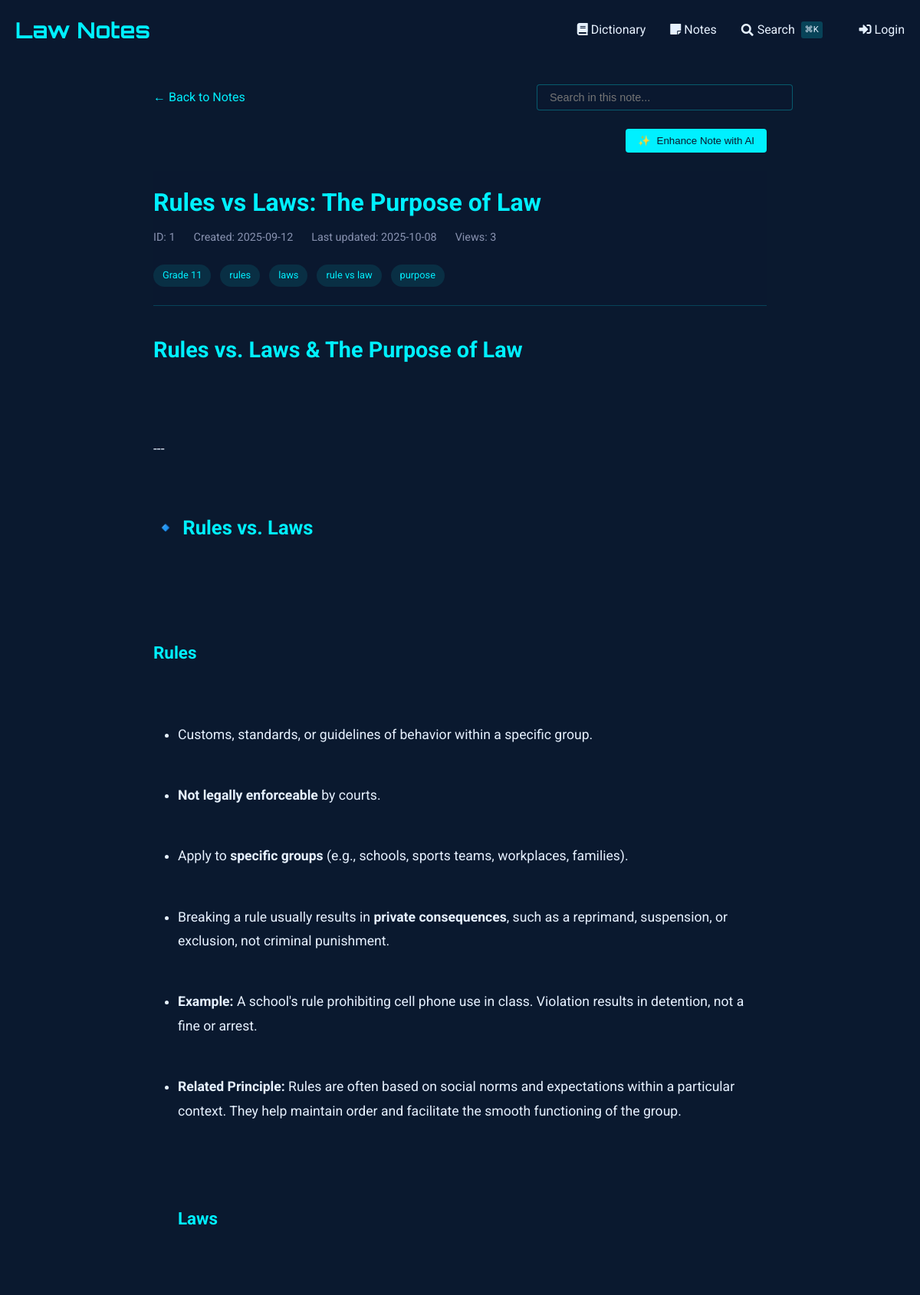
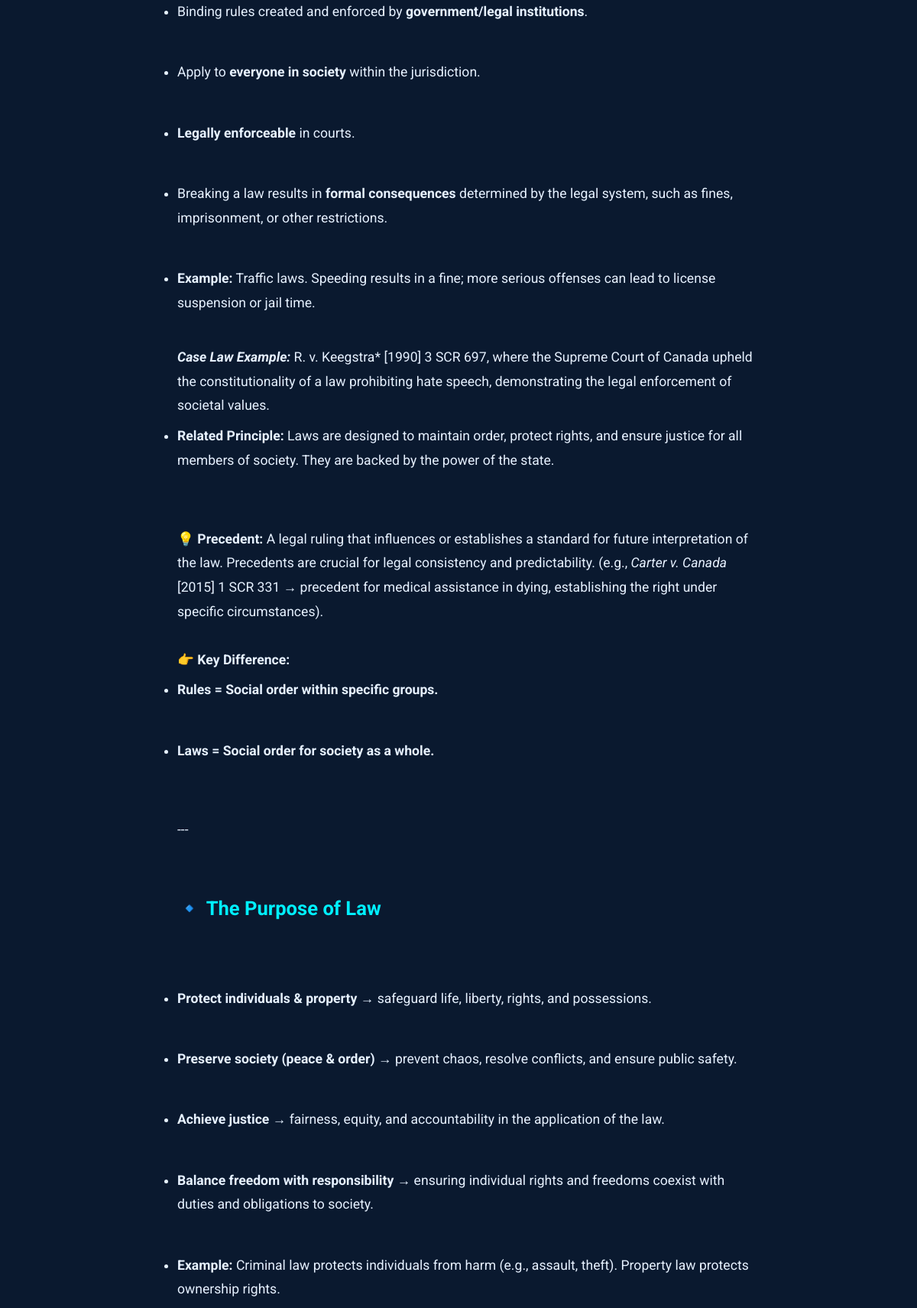
The app's page /notes/view/1 (upper part) with its own data (2 pictures, top to bottom).
### tables this page shows
CREATE TABLE notes (
    id INTEGER PRIMARY KEY AUTOINCREMENT,
    title TEXT NOT NULL,                -- short title for the note
    content TEXT NOT NULL,              -- the full note text
    unit_number INTEGER,                -- optional: to group with course units
    tags TEXT,                          -- comma-separated or JSON for filtering/search
    related_entries TEXT,               -- store glossary ids (e.g., "1,4,5") for cross-linking
    created_at TIMESTAMP DEFAULT CURRENT_TIMESTAMP,
    last_updated TIMESTAMP DEFAULT CURRENT_TIMESTAMP,
    views INTEGER DEFAULT 0,            -- track popularity
    is_favorite BOOLEAN DEFAULT 0,      -- quick flag for starred notes
    comments TEXT                       -- optional: your own thoughts or annotations
, has_worksheet BOOLEAN DEFAULT 0);

### notes_routes.py (the view, shortened to what this page needs)
@notes_bp.route('/view/<int:note_id>')
def view_note(note_id):
    db = SQL("sqlite:///notes.db")
    note = db.execute("""
        SELECT *,
               strftime('%Y-%m-%d', created_at) as created_date,
               strftime('%Y-%m-%d', last_updated) as last_updated
        FROM notes
        WHERE id = :id
    """, id=note_id)
    if not note:
        abort(404)
    note = note[0]
    db.execute("""
        UPDATE notes
        SET views = COALESCE(views, 0) + 1
        WHERE id = :id
    """, id=note_id)
    content = note['content']
    content = re.sub(r'^# (.*?)$', r'<h1>\1</h1>', content, flags=re.MULTILINE)
    content = re.sub(r'^## (.*?)$', r'<h2>\1</h2>', content, flags=re.MULTILINE)
    content = re.sub(r'^### (.*?)$', r'<h3>\1</h3>', content, flags=re.MULTILINE)
    content = re.sub(r'\*\*(.*?)\*\*', r'<strong>\1</strong>', content)
    content = re.sub(r'\*(.*?)\*', r'<em>\1</em>', content)
    content = re.sub(r'^\s*[-*] (.*?)$', r'<li>\1</li>', content, flags=re.MULTILINE)
    content = re.sub(r'(<li>.*</li>)', r'<ul>\1</ul>', content, flags=re.DOTALL)
    content = re.sub(r'^> (.*?)$', r'<blockquote>\1</blockquote>', content, flags=re.MULTILINE)
    content = content.replace('\n', '<br>')
    content = re.sub(
        r'<aside>\s*💡\s*(.*?)\s*</aside>',
        r'<div class="callout"><div class="callout-emoji">💡</div><div class="callout-content">\1</div></div>',
        content,
        flags=re.DOTALL
    )
    sections = re.split(r'(<h[1-3]>.*?</h[1-3]>)', content)
    processed_sections = []
    for i, section in enumerate(sections):
        if section.startswith('<h'):
            processed_sections.append(section)
        elif section.strip():
            if not any(tag in section for tag in ['<p>', '<ul>', '<ol>', '<blockquote>', '<div class="callout">']):
                section = f'<p>{section}</p>'
            processed_sections.append(section)
    processed_content = '\n'.join(processed_sections)
    related_entries = []
    worksheet_images = []
    if note.get('has_worksheet'):
        worksheet_images = get_worksheet_images(note_id)
    return render_template('notes/view.html',
                         note=note,
                         content=processed_content,
                         related_entries=related_entries,
                         worksheet_images=worksheet_images)

### sql.py (called while the page is built, shortened)
def _enable_logging(f):
    import logging
    import functools
    import os
    @functools.wraps(f)
    def decorator(*args, **kwargs):
        try:
            import flask
        except ModuleNotFoundError:
            return f(*args, **kwargs)
        disabled = logging.getLogger("cs50").disabled
        if flask.current_app and os.getenv("FLASK_ENV") == "development":
            logging.getLogger("cs50").disabled = False
        try:
            return f(*args, **kwargs)
        finally:
            logging.getLogger("cs50").disabled = disabled
    return decorator

def _parse_placeholder(token):
    import re
    import sqlparse
    if (
        not isinstance(token, sqlparse.sql.Token)
        or token.ttype != sqlparse.tokens.Name.Placeholder
    ):
        raise TypeError()
    if token.value == "?":
        return "qmark", None
    matches = re.search(r"^:([1-9]\d*)$", token.value)
    if matches:
        return "numeric", int(matches.group(1)) - 1
    matches = re.search(r"^:([a-zA-Z]\w*)$", token.value)
    if matches:
        return "named", matches.group(1)

    def __del__(self):
        self._disconnect()

    def _disconnect(self):
        if hasattr(_data, self._name()):
            getattr(_data, self._name()).close()
            delattr(_data, self._name())

    def _name(self):
        return str(hash(self))

        def connect(dbapi_connection, connection_record):
            try:
                if isinstance(
                    dbapi_connection, sqlite3.Connection
                ):  # If back end is sqlite
                    cursor = dbapi_connection.cursor()
                    cursor.execute("PRAGMA foreign_keys=ON")
                    cursor.close()
            except:
                pass

### templates/notes/view.html (shortened to what this page needs)
{% extends "notes/base.html" %}
{% block content %}
<div class="container" style="max-width: 800px; margin: 0 auto;">
    <div style="margin-bottom: 1.5rem; display: flex; justify-content: space-between; align-items: center; flex-wrap: wrap; gap: 1rem;">
        <a href="{{ url_for('notes.index') }}" style="color: var(--primary); text-decoration: none; display: inline-flex; align-items: center;">
            ← Back to Notes
        </a>
        <div class="search-container" style="position: relative; max-width: 300px; width: 100%;">
            <input type="text" id="noteSearch" placeholder="Search in this note..."
                   style="width: 100%; padding: 0.5rem 1rem; background: rgba(10, 25, 47, 0.7);
                          border: 1px solid rgba(0, 240, 255, 0.3); border-radius: 4px;
                          color: #e6f1ff; font-size: 0.9rem;">
        </div>
    </div>
    <div id="enhanceControls" style="margin-bottom: 1.5rem; display: flex; justify-content: flex-end; gap: 1rem;">
        <button id="enhanceNoteBtn" class="btn btn-primary" style="background: var(--primary); color: #0a192f; border: none; padding: 0.5rem 1rem; border-radius: 4px; cursor: pointer; font-weight: 500; display: flex; align-items: center; gap: 0.5rem;">
            <span id="enhanceIcon">✨</span> Enhance Note with AI
        </button>
    </div>
    <article class="note">
        <header class="note-header">
            <h1 class="note-title">
                {{ note.title }}
            </h1>
            <div class="note-meta">
                <span>ID: {{ note.id }}</span>
                <span>Created: {{ note.created_date }}</span>
                <span>Last updated: {{ note.last_updated }}</span>
                <span>Views: {{ note.views or 0 }}</span>
            </div>
            {% if note.tags %}
            <div class="note-tags" style="margin-top: 1rem;">
                {% for tag in note.tags.split(',') %}
                    <span class="tag">{{ tag.strip() }}</span>
                {% endfor %}
            </div>
            {% endif %}
        </header>
        <div class="note-content">
            {{ content|safe }}
        </div>
    </article>
</div>
{% endblock %}

### templates/dictionary/base.html (style rules this page uses)
:root { --primary: #00f0ff; --bg-dark: #0a192f; --text: #e6f1ff; --success: #2ecc71; --error: #e74c3c; }
body { font-family: 'Roboto', sans-serif; background-color: var(--bg-dark); color: var(--text); line-height: 1.6; margin: 0; padding: 0; }
.container { max-width: 1200px; margin: 0 auto; padding: 0 20px; }
header { background: rgba(10, 25, 47, 0.9); padding: 1rem 0; }
.btn { display: inline-block; padding: 0.6rem 1.5rem; background: var(--primary); color: #000; border: none; border-radius: 4px; cursor: pointer; text-decoration: none; font-weight: 500; transition: all 0.3s; }

### templates/notes/view.html (style rules this page uses)
.note-header { margin-bottom: 2rem; padding-bottom: 1rem; border-bottom: 1px solid rgba(0, 240, 255, 0.2); }
.note-title { color: var(--primary); margin: 0 0 0.5rem 0; font-size: 2rem; font-weight: 700; }
.note-meta { display: flex; gap: 1.5rem; color: #8892b0; font-size: 0.9rem; margin-bottom: 1.5rem; }
.note-content { font-size: 1.1rem; line-height: 1.8; color: #e6f1ff; }
.note-content h1, .note-content h2, .note-content h3, .note-content h4, .note-content h5, .note-content h6 { color: var(--primary); margin-top: 2rem; margin-bottom: 1rem; }
.note-content h1 { font-size: 1.8rem; }
.note-content h2 { font-size: 1.6rem; }
.note-content h3 { font-size: 1.4rem; }
.note-content p { margin: 1.5rem 0; }
.note-content ul, .note-content ol { margin: 1.5rem 0; padding-left: 2rem; }
.note-content li { margin: 0.5rem 0; }
.tag { display: inline-block; background: rgba(0, 240, 255, 0.1); color: var(--primary); padding: 0.25rem 0.75rem; border-radius: 20px; font-size: 0.8rem; margin-right: 0.5rem; margin-bottom: 0.5rem; }

### records on screen
notes: title "Rules vs Laws: The Purpose of Law", id "1", views "3"

### other values on screen
{{ note.created_date }} "2025-09-12"
{{ note.last_updated }} "2025-10-08"
{{ tag.strip() }} "Grade 11" "rules" "laws" "rule vs law" "purpose"
